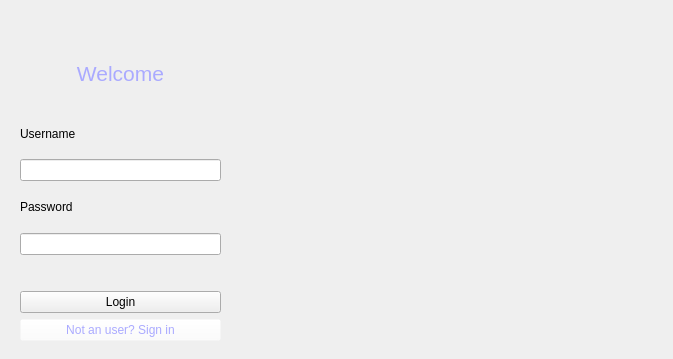
<?xml version="1.0" encoding="UTF-8"?>
<ui version="4.0">
 <class>Form</class>
 <widget class="QWidget" name="Form">
  <property name="geometry">
   <rect>
    <x>0</x>
    <y>0</y>
    <width>673</width>
    <height>359</height>
   </rect>
  </property>
  <property name="sizePolicy">
   <sizepolicy hsizetype="Fixed" vsizetype="Fixed">
    <horstretch>0</horstretch>
    <verstretch>0</verstretch>
   </sizepolicy>
  </property>
  <property name="minimumSize">
   <size>
    <width>673</width>
    <height>359</height>
   </size>
  </property>
  <property name="maximumSize">
   <size>
    <width>673</width>
    <height>359</height>
   </size>
  </property>
  <property name="windowTitle">
   <string>Form</string>
  </property>
  <property name="windowOpacity">
   <double>1.000000000000000</double>
  </property>
  <property name="styleSheet">
   <string notr="true"/>
  </property>
  <widget class="QLabel" name="label_4">
   <property name="geometry">
    <rect>
     <x>240</x>
     <y>0</y>
     <width>571</width>
     <height>381</height>
    </rect>
   </property>
   <property name="minimumSize">
    <size>
     <width>571</width>
     <height>381</height>
    </size>
   </property>
   <property name="maximumSize">
    <size>
     <width>571</width>
     <height>381</height>
    </size>
   </property>
   <property name="text">
    <string/>
   </property>
   <property name="pixmap">
    <pixmap>A:/OneDrive/Pictures/Saved Pictures/Images/Bg1.jpg</pixmap>
   </property>
   <property name="scaledContents">
    <bool>true</bool>
   </property>
  </widget>
  <widget class="QWidget" name="layoutWidget">
   <property name="geometry">
    <rect>
     <x>20</x>
     <y>0</y>
     <width>201</width>
     <height>361</height>
    </rect>
   </property>
   <layout class="QVBoxLayout" name="verticalLayout">
    <item>
     <spacer name="verticalSpacer_4">
      <property name="orientation">
       <enum>Qt::Vertical</enum>
      </property>
      <property name="sizeType">
       <enum>QSizePolicy::Fixed</enum>
      </property>
      <property name="sizeHint" stdset="0">
       <size>
        <width>28</width>
        <height>40</height>
       </size>
      </property>
     </spacer>
    </item>
    <item>
     <widget class="QLabel" name="label">
      <property name="styleSheet">
       <string notr="true"/>
      </property>
      <property name="text">
       <string>&lt;html&gt;&lt;head/&gt;&lt;body&gt;&lt;p align=&quot;center&quot;&gt;&lt;span style=&quot; font-size:16pt; color:#aaaaff;&quot;&gt;Welcome&lt;/span&gt;&lt;/p&gt;&lt;/body&gt;&lt;/html&gt;</string>
      </property>
     </widget>
    </item>
    <item>
     <layout class="QVBoxLayout" name="verticalLayout_2">
      <item>
       <widget class="QLabel" name="label_2">
        <property name="text">
         <string>Username</string>
        </property>
       </widget>
      </item>
      <item>
       <widget class="QLineEdit" name="user"/>
      </item>
     </layout>
    </item>
    <item>
     <layout class="QVBoxLayout" name="verticalLayout_3">
      <item>
       <widget class="QLabel" name="label_3">
        <property name="text">
         <string>Password</string>
        </property>
       </widget>
      </item>
      <item>
       <widget class="QLineEdit" name="pass"/>
      </item>
     </layout>
    </item>
    <item>
     <spacer name="verticalSpacer_2">
      <property name="orientation">
       <enum>Qt::Vertical</enum>
      </property>
      <property name="sizeType">
       <enum>QSizePolicy::Fixed</enum>
      </property>
      <property name="sizeHint" stdset="0">
       <size>
        <width>28</width>
        <height>30</height>
       </size>
      </property>
     </spacer>
    </item>
    <item>
     <widget class="QPushButton" name="Login">
      <property name="text">
       <string>Login</string>
      </property>
     </widget>
    </item>
    <item>
     <widget class="QPushButton" name="Signin">
      <property name="styleSheet">
       <string notr="true">background-color: rgba(255, 255, 255, 0);
border-color: rgba(255, 255, 255, 0);
color: rgb(170, 170, 255);
</string>
      </property>
      <property name="text">
       <string>Not an user? Sign in</string>
      </property>
     </widget>
    </item>
    <item>
     <spacer name="verticalSpacer_5">
      <property name="orientation">
       <enum>Qt::Vertical</enum>
      </property>
      <property name="sizeType">
       <enum>QSizePolicy::Fixed</enum>
      </property>
      <property name="sizeHint" stdset="0">
       <size>
        <width>28</width>
        <height>20</height>
       </size>
      </property>
     </spacer>
    </item>
   </layout>
  </widget>
 </widget>
 <resources>
  <include location="../image1.qrc"/>
 </resources>
 <connections/>
</ui>
